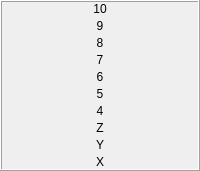
       <widget class="QFrame" name="frame_3">
        <property name="sizePolicy">
         <sizepolicy hsizetype="Preferred" vsizetype="Preferred">
          <horstretch>0</horstretch>
          <verstretch>0</verstretch>
         </sizepolicy>
        </property>
        <property name="maximumSize">
         <size>
          <width>10000</width>
          <height>10000</height>
         </size>
        </property>
        <property name="cursor">
         <cursorShape>PointingHandCursor</cursorShape>
        </property>
        <property name="frameShape">
         <enum>QFrame::Box</enum>
        </property>
        <property name="frameShadow">
         <enum>QFrame::Raised</enum>
        </property>
        <layout class="QVBoxLayout" name="verticalLayout_2">
         <property name="spacing">
          <number>3</number>
         </property>
         <property name="leftMargin">
          <number>1</number>
         </property>
         <property name="topMargin">
          <number>0</number>
         </property>
         <property name="rightMargin">
          <number>1</number>
         </property>
         <property name="bottomMargin">
          <number>0</number>
         </property>
         <item>
          <widget class="QLabel" name="label_13">
           <property name="cursor">
            <cursorShape>PointingHandCursor</cursorShape>
           </property>
           <property name="text">
            <string>10</string>
           </property>
           <property name="alignment">
            <set>Qt::AlignCenter</set>
           </property>
          </widget>
         </item>
         <item>
          <widget class="QLabel" name="label_21">
           <property name="cursor">
            <cursorShape>PointingHandCursor</cursorShape>
           </property>
           <property name="text">
            <string>9</string>
           </property>
           <property name="alignment">
            <set>Qt::AlignCenter</set>
           </property>
          </widget>
         </item>
         <item>
          <widget class="QLabel" name="label_19">
           <property name="cursor">
            <cursorShape>PointingHandCursor</cursorShape>
           </property>
           <property name="text">
            <string>8</string>
           </property>
           <property name="alignment">
            <set>Qt::AlignCenter</set>
           </property>
          </widget>
         </item>
         <item>
          <widget class="QLabel" name="label_22">
           <property name="cursor">
            <cursorShape>PointingHandCursor</cursorShape>
           </property>
           <property name="text">
            <string>7</string>
           </property>
           <property name="alignment">
            <set>Qt::AlignCenter</set>
           </property>
          </widget>
         </item>
         <item>
          <widget class="QLabel" name="label_14">
           <property name="cursor">
            <cursorShape>PointingHandCursor</cursorShape>
           </property>
           <property name="text">
            <string>6</string>
           </property>
           <property name="alignment">
            <set>Qt::AlignCenter</set>
           </property>
          </widget>
         </item>
         <item>
          <widget class="QLabel" name="label_12">
           <property name="cursor">
            <cursorShape>PointingHandCursor</cursorShape>
           </property>
           <property name="text">
            <string>5</string>
           </property>
           <property name="alignment">
            <set>Qt::AlignCenter</set>
           </property>
          </widget>
         </item>
         <item>
          <widget class="QLabel" name="label_17">
           <property name="cursor">
            <cursorShape>PointingHandCursor</cursorShape>
           </property>
           <property name="text">
            <string>4</string>
           </property>
           <property name="alignment">
            <set>Qt::AlignCenter</set>
           </property>
          </widget>
         </item>
         <item>
          <widget class="QLabel" name="label_15">
           <property name="cursor">
            <cursorShape>PointingHandCursor</cursorShape>
           </property>
           <property name="text">
            <string>Z</string>
           </property>
           <property name="alignment">
            <set>Qt::AlignCenter</set>
           </property>
          </widget>
         </item>
         <item>
          <widget class="QLabel" name="label_16">
           <property name="cursor">
            <cursorShape>PointingHandCursor</cursorShape>
           </property>
           <property name="text">
            <string>Y</string>
           </property>
           <property name="alignment">
            <set>Qt::AlignCenter</set>
           </property>
          </widget>
         </item>
         <item>
          <widget class="QLabel" name="label_18">
           <property name="cursor">
            <cursorShape>PointingHandCursor</cursorShape>
           </property>
           <property name="text">
            <string>X</string>
           </property>
           <property name="alignment">
            <set>Qt::AlignCenter</set>
           </property>
          </widget>
         </item>
        </layout>
       </widget>
